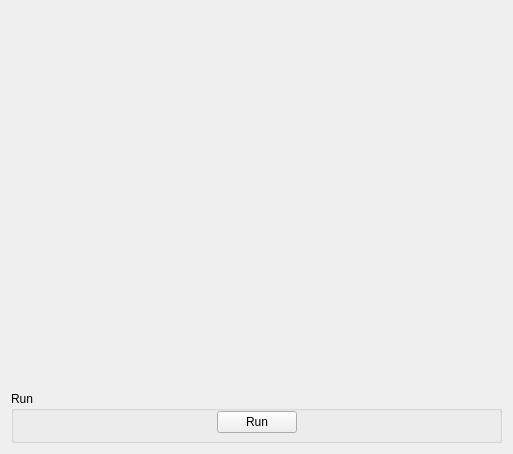
<?xml version="1.0" encoding="UTF-8"?>
<ui version="4.0">
 <class>IndirectFitTab</class>
 <widget class="QWidget" name="IndirectFitTab">
  <property name="geometry">
   <rect>
    <x>0</x>
    <y>0</y>
    <width>513</width>
    <height>454</height>
   </rect>
  </property>
  <property name="windowTitle">
   <string>Form</string>
  </property>
  <layout class="QVBoxLayout" name="verticalLayout">
   <item>
    <widget class="MantidQt::CustomInterfaces::IDA::IndirectDockWidgetArea" name="dockArea" native="true">
     <property name="sizePolicy">
      <sizepolicy hsizetype="MinimumExpanding" vsizetype="MinimumExpanding">
       <horstretch>0</horstretch>
       <verstretch>0</verstretch>
      </sizepolicy>
     </property>
    </widget>
   </item>
   <item>
    <widget class="QFrame" name="frame">
     <layout class="QVBoxLayout" name="verticalLayout_3">
      <property name="spacing">
       <number>0</number>
      </property>
      <property name="leftMargin">
       <number>0</number>
      </property>
      <property name="topMargin">
       <number>0</number>
      </property>
      <property name="rightMargin">
       <number>0</number>
      </property>
      <property name="bottomMargin">
       <number>0</number>
      </property>
      <item>
       <layout class="QHBoxLayout" name="loSpectrumView" stretch="0">
        <property name="topMargin">
         <number>0</number>
        </property>
        <item>
         <widget class="MantidQt::CustomInterfaces::IDA::IndirectSpectrumSelectionView" name="svSpectrumView" native="true">
          <property name="sizePolicy">
           <sizepolicy hsizetype="Expanding" vsizetype="Fixed">
            <horstretch>1</horstretch>
            <verstretch>0</verstretch>
           </sizepolicy>
          </property>
          <property name="minimumSize">
           <size>
            <width>0</width>
            <height>0</height>
           </size>
          </property>
         </widget>
        </item>
       </layout>
      </item>
      <item>
       <widget class="QGroupBox" name="gbRun">
        <property name="title">
         <string>Run</string>
        </property>
        <layout class="QHBoxLayout" name="horizontalLayout">
         <property name="topMargin">
          <number>0</number>
         </property>
         <property name="bottomMargin">
          <number>7</number>
         </property>
         <item>
          <spacer name="horizontalSpacer">
           <property name="orientation">
            <enum>Qt::Horizontal</enum>
           </property>
           <property name="sizeHint" stdset="0">
            <size>
             <width>40</width>
             <height>20</height>
            </size>
           </property>
          </spacer>
         </item>
         <item>
          <widget class="QPushButton" name="pbRun">
           <property name="text">
            <string>Run</string>
           </property>
          </widget>
         </item>
         <item>
          <spacer name="horizontalSpacer_2">
           <property name="orientation">
            <enum>Qt::Horizontal</enum>
           </property>
           <property name="sizeHint" stdset="0">
            <size>
             <width>40</width>
             <height>20</height>
            </size>
           </property>
          </spacer>
         </item>
        </layout>
       </widget>
      </item>
      <item>
       <widget class="MantidQt::CustomInterfaces::IDA::IndirectFitOutputOptionsView" name="ovOutputOptionsView" native="true"/>
      </item>
     </layout>
    </widget>
   </item>
  </layout>
 </widget>
 <customwidgets>
  <customwidget>
   <class>MantidQt::CustomInterfaces::IDA::IndirectSpectrumSelectionView</class>
   <extends>QWidget</extends>
   <header>IndirectSpectrumSelectionView.h</header>
   <container>1</container>
  </customwidget>
  <customwidget>
   <class>MantidQt::CustomInterfaces::IDA::IndirectFitOutputOptionsView</class>
   <extends>QWidget</extends>
   <header>IndirectFitOutputOptionsView.h</header>
   <container>1</container>
  </customwidget>
  <customwidget>
   <class>MantidQt::CustomInterfaces::IDA::IndirectDockWidgetArea</class>
   <extends>QWidget</extends>
   <header>IndirectDockWidgetArea.h</header>
   <container>1</container>
  </customwidget>
 </customwidgets>
 <resources/>
 <connections/>
</ui>
